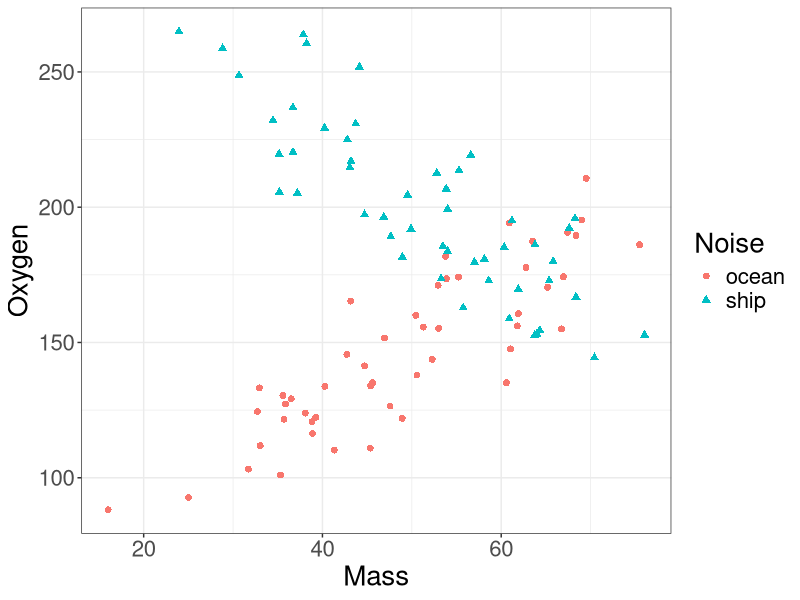
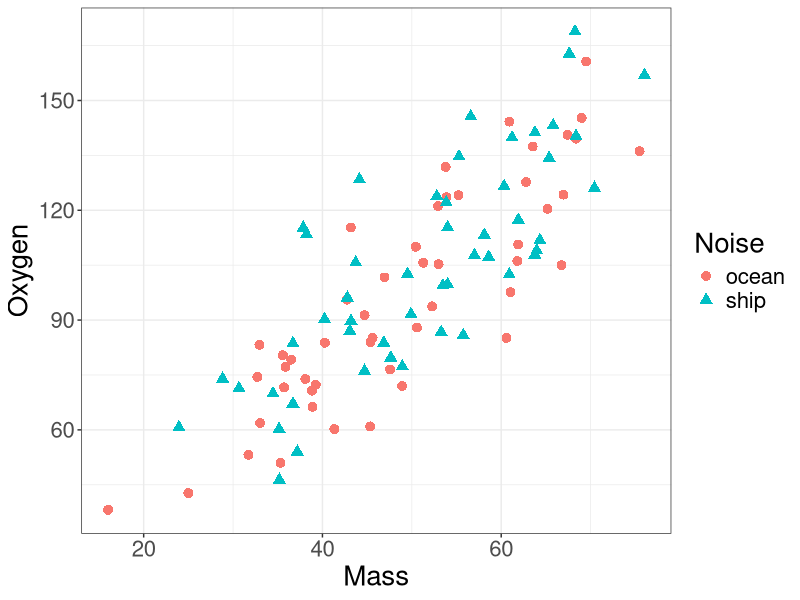
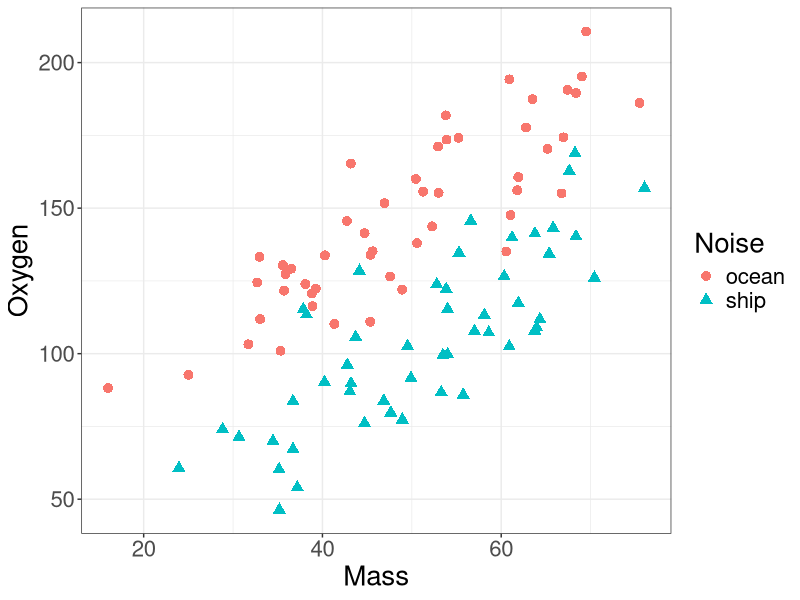

These figures' R source, in order:
## ---- chunk 1
library(tidyverse)

set.seed(3)

x = rnorm(100, mean=50, sd=15)
crabs <- data.frame(Noise = rep(c("ocean", "ship"), each = 50),
                       Mass = x,
                       Oxygen = c(50 + 2*x[1:50] + rnorm(50, sd=15),
                                  300 - 2*x[51:100] + rnorm(50, sd=15)))

crabs %>%
  ggplot(aes(x = Mass, y = Oxygen, 
             color = Noise, shape = Noise)) +
  geom_point(size=2) +
  theme_bw() +
  theme(text = element_text(size=20))
## ---- chunk 2

set.seed(3)

x = rnorm(100, mean=50, sd=15)
sim1 <- data.frame(Noise = rep(c("ocean", "ship"), each = 50),
                       Mass = x,
                       Oxygen = c(2*x[1:50] + rnorm(50, sd=15),
                                  2*x[51:100] + rnorm(50, sd=15)))

sim1 %>%
  ggplot(aes(x = Mass, y = Oxygen, 
             color = Noise, shape = Noise)) +
  geom_point(size=3) +
  theme_bw() +
  theme(text = element_text(size=20))
## ---- chunk 3

set.seed(3)

x = rnorm(100, mean=50, sd=15)
sim2 <- data.frame(Noise = rep(c("ocean", "ship"), each = 50),
                       Mass = x,
                       Oxygen = c(50 + 2*x[1:50] + rnorm(50, sd=15),
                                  2*x[51:100] + rnorm(50, sd=15)))

sim2 %>%
  ggplot(aes(x = Mass, y = Oxygen, 
             color = Noise, shape = Noise)) +
  geom_point(size=3) +
  theme_bw() +
  theme(text = element_text(size=20))
## ---- chunk 4
m1 <- lm(Oxygen ~ Mass, data = crabs)
anova(m1)
## ---- chunk 5
m3 <- lm(Oxygen ~ Mass*Noise, data = crabs)
anova(m3)
